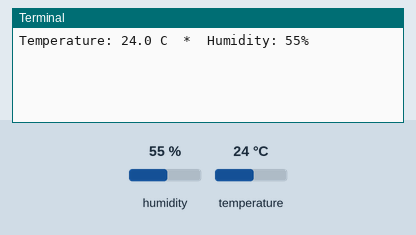
The program below on a simulated Raspberry Pi (BCM pin numbers). Shown: the last lines printed to the terminal. Inputs (shaded band) come from the test bench; at power-on: humidity 55 %, temperature 24 °C.

Above: at 1.2 s.
1.3 s: humidity set to 22 %
At 3.3 s:
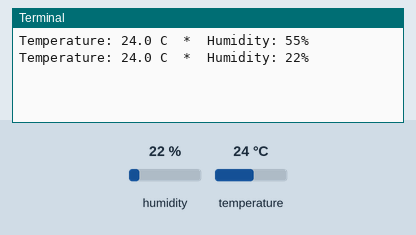
4.3 s: temperature set to 12 °C
At 5.7 s:
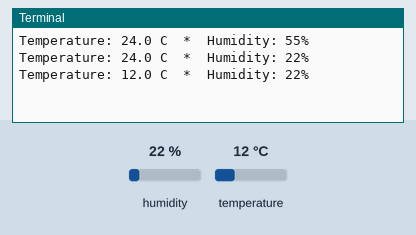
7.3 s: humidity set to 40 %
At 10.5 s:
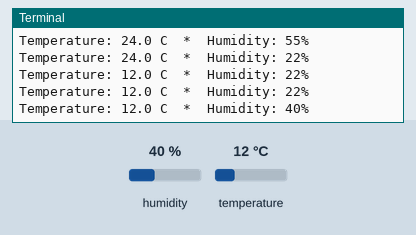
Timing chart, 0 to 12.0 s (numbered marks = the images above; inputs shaded):
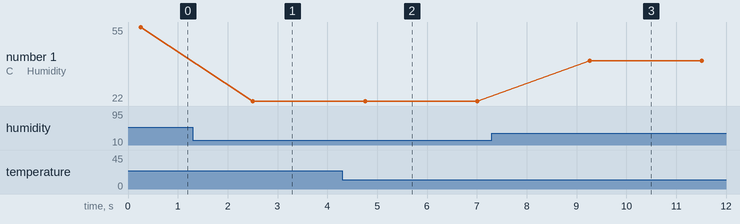

Measured:
- after the input at 1.3 s, the terminal: prints a new line after 1.2 s (image 1)
- after the input at 4.3 s, the terminal: prints a new line after 0.46 s (image 2)
- after the input at 7.3 s, the terminal: prints a new line after 2.0 s (image 3)
- plotted number 1: 55 → 22 after the input at 1.3 s, 22 → 40 after the input at 7.3 s

The program:

read_dht11.py
```python
import time

import adafruit_dht
import board

dhtDevice = adafruit_dht.DHT11(board.D17)

while True:
    try:
        #  Print values
        temperature = dhtDevice.temperature
        humidity = dhtDevice.humidity
        print("Temperature: {:.1f} C  *  Humidity: {}%". format(temperature, humidity))
    except RuntimeError as error:
        #  Some commun dht sensor error - keep doing...
        print(error.args[0])
        time.sleep(2.0)
    except Exception as error:
        dhtDevice. exit()
        raise error
    time.sleep(2.0)
```
